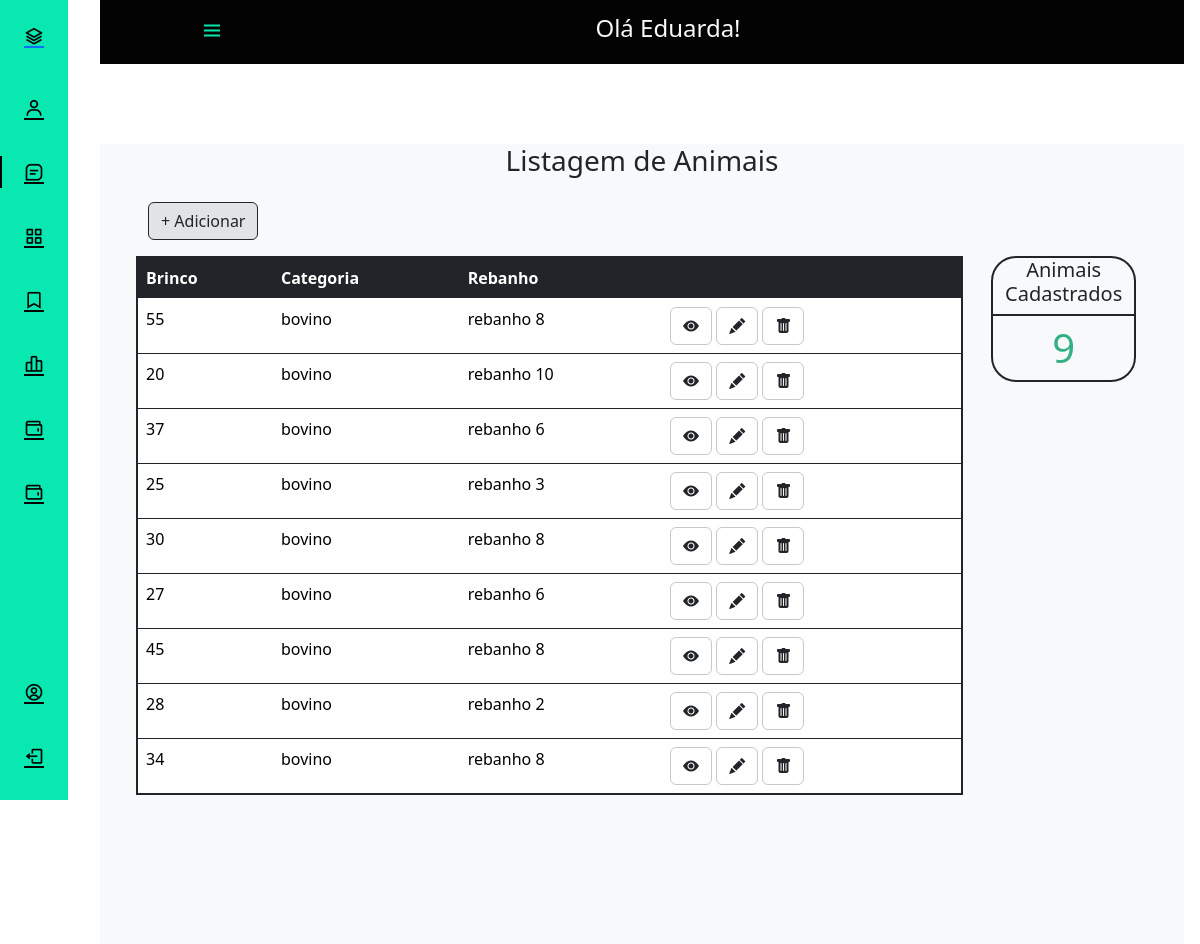
The app's page /dashboard/sidebar_animal.php (signed in) with its own data.
### tables this page shows
CREATE TABLE `usuario` (
  `idProdutor` int(11) NOT NULL,
  `Nome` varchar(80) NOT NULL,
  `Cpf` varchar(15) NOT NULL,
  `Telefone` varchar(15) DEFAULT NULL,
  `Endereco` text DEFAULT NULL,
  `Email` varchar(45) NOT NULL,
  `Senha` varchar(80) NOT NULL,
  `Rg` varchar(12) DEFAULT NULL,
  `Localidade` varchar(45) DEFAULT NULL,
  `Prop_rural` varchar(60) DEFAULT NULL,
  `Municipio` varchar(45) DEFAULT NULL,
  `Cep` char(10) DEFAULT NULL,
  `Nivel` int(11) NOT NULL
);

CREATE TABLE `animal` (
  `idAnimal` int(11) NOT NULL,
  `Brinco` varchar(10) NOT NULL,
  `Especie` varchar(45) NOT NULL,
  `Sexo` enum('M','F') NOT NULL,
  `Data_de_nascimento` date DEFAULT NULL,
  `Pelagem` varchar(45) DEFAULT NULL,
  `idRebanho` int(11) NOT NULL,
  `idProdutor` int(11) NOT NULL,
  `idCategoria` int(11) NOT NULL
);

CREATE TABLE `categoria` (
  `idCategoria` int(11) NOT NULL,
  `Nome` varchar(45) NOT NULL,
  `idProdutor` int(11) NOT NULL
);

CREATE TABLE `rebanho` (
  `idRebanho` int(11) NOT NULL,
  `Nome` varchar(45) NOT NULL,
  `idProdutor` int(11) NOT NULL
);

### dashboard/sidebar_animal.php (the view, shortened to what this page needs)
<?php
require_once "../script/connection.php";
$id = $_SESSION["idProdutor"];
$sql_usuario = "SELECT * FROM usuario WHERE idProdutor = '$id'";
$result_usuario = $conn->query($sql_usuario);
if ($result_usuario->num_rows > 0) {
    while ($row_usuario = $result_usuario->fetch_assoc()) {
        $name_user = $row_usuario["Nome"];
        $nivel = $row_usuario["Nivel"];
    }
} else {
    header("Location: ../login/index.php");
}
$sql_conta = "SELECT COUNT(*) as num_animal FROM animal WHERE idProdutor = '$id'";
$result_conta = $conn->query($sql_conta);
$row_conta = $result_conta->fetch_assoc();
?>
<!DOCTYPE html>
<html lang="en">
<head>
    <link rel="stylesheet" href="sidebar.css">
    <link rel="stylesheet" href="https://cdn.jsdelivr.net/npm/bootstrap@5.0.0-beta1/dist/css/bootstrap.min.css">
    <link rel="stylesheet" href="https://cdn.jsdelivr.net/npm/boxicons@latest/css/boxicons.min.css">
    <link href="https://cdn.jsdelivr.net/npm/bootstrap@5.3.1/dist/css/bootstrap.min.css" rel="stylesheet"
>
    <link rel="stylesheet" href="https://cdn.jsdelivr.net/npm/bootstrap-icons@1.10.5/font/bootstrap-icons.css">
    <link rel="stylesheet" href="https://cdn.jsdelivr.net/npm/bootstrap-icons@1.10.5/font/bootstrap-icons.css">
</head>
<body>
    <body id="body-pd">
        <header class="header" id="header">
            <div class="header_toggle"> <i class='bx bx-menu' id="header-toggle"></i> </div>
            <div>
                <h4 class="text-light">Olá
                    <?php echo $name_user; ?>
                </h4>
            </div>
            <div class="header_img"><img src="https://www.promoview.com.br/uploads/images/unnamed%2819%29.png" alt="">
            </div>
        </header>
        <div class="l-navbar" id="nav-bar">
            <nav class="nav">
                <div> <a href="sidebar.php" class="nav_logo"> <i class='bx bx-layer nav_logo-icon'></i>  </a>
                    <div class="nav_list">
                        <?php if ($nivel >= 2) { ?>
                            <a href="sidebar_usuario.php" class="nav_link">
                                <i class='bx bx-user nav_icon'></i> <span class="nav_name">Usuários</span>
                            </a>
                        <?php } ?>
                        <a href="#" class="nav_link active">
                            <i class='bx bx-message-square-detail nav_icon'></i>
                        </a>
                        <a href="sidebar_categoria.php" class="nav_link ">
                            <i class='bx bx-grid-alt nav_icon'></i>
                        </a>
                        <a href="sidebar_rebanho.php" class="nav_link ">
                            <i class='bx bx-bookmark nav_icon'></i>
                        </a>
                        <a href="sidebar_inventario.php" class="nav_link">
                            <i class='bx bx-bar-chart-alt-2 nav_icon'></i>
                        </a>
                        <a href="sidebar_estoque.php" class="nav_link">
                            <i class='bx bx-wallet nav_icon'></i>
                        </a>
                        <a href="sidebar_relatorio.php" class="nav_link">
                            <i class='bx bx-wallet nav_icon'></i>
                        </a>
                    </div>
                </div>
                <div>
                    <a href="form_edit_user.php?id=<?php echo $id; ?>" class="nav_link"> <i
                            class='bx bx-user-circle nav_icon'></i> <span class="nav_name">Editar Perfil</span> </a>
                    <a href="../script/logout.php" class="nav_link"> <i class='bx bx-log-out nav_icon'></i>  </a>
                </div>
            </nav>
        </div>
        <div class="height-100 bg-light" style="margin-top: 80px;">
            <h3 class="text-center">Listagem de Animais</h3>
            <div class="ms-5 me-5">
                <button onclick="toggleForm()" class="btn bg-secondary-subtle border border-dark mt-3 mb-3">
                    + Adicionar
                </button>
                <div class="row">
                    <table class="table col border border-2 border-dark">
                        <thead class="table-dark">
                            <tr>
                                <th scope="col">Brinco</th>
                                <th scope="col">Categoria</th>
                                <th scope="col">Rebanho</th>
                                <th scope="col"></th>
                            </tr>
                        </thead>
                        <tbody>
                            <?php
                            $sql = "SELECT * FROM animal  WHERE idProdutor = '$id'";
                            $result = $conn->query($sql);
                            if ($result->num_rows > 0) {
                                while ($row = $result->fetch_assoc()) {
                                    $id_categoria = $row["idCategoria"];
                                    $id_rebanho = $row["idRebanho"];
                                    $sql_rebanho = "SELECT * FROM rebanho WHERE idRebanho = '$id_rebanho'";
                                    $result_rebanho = $conn->query($sql_rebanho);
                                    if ($result_rebanho->num_rows > 0) {
                                        while ($row_rebanho = $result_rebanho->fetch_assoc()) {
                                            $nome_rebanho = $row_rebanho["Nome"];
                                        }
                                    } else {
                                        header("Location: ../dashboard/sidebar.php");
                                    }
                                    $sql_categoria = "SELECT * FROM categoria WHERE idCategoria = '$id_categoria'";
                                    $result_categoria = $conn->query($sql_categoria);
                                    if ($result_categoria->num_rows > 0) {
                                        while ($row_categoria = $result_categoria->fetch_assoc()) {
                                            $nome_categoria = $row_categoria["Nome"];
                                        }
                                    } else {
                                        header("Location: ../dashboard/sidebar.php");
                                    }
                                    ?>
                                    <tr>
                                        <td>
                                            <?php echo $row["Brinco"]; ?>
                                        </td>
                                        <td>
                                            <?php echo $nome_categoria; ?>
                                        </td>
                                        <td>
                                            <?php echo $nome_rebanho; ?>
                                        </td>
                                        <td>
                                            <button data-bs-toggle="modal"
                                                data-bs-target="#modal<?php echo $row["idAnimal"]; ?>"
                                                class='btn border border-dark border-opacity-25 '><i
                                                    class="bi bi-eye-fill"></i></button>
                                            <a href='form_edit_animal.php?id=<?php echo $row["idAnimal"]; ?>'
                                                class='btn border border-dark border-opacity-25 '><i
                                                    class="bi bi-pencil-fill"></i></a>
                                            <button onclick='AlertDeletAnimal(<?php echo $row["idAnimal"]; ?>)'
                                                class='btn border border-dark border-opacity-25'><i
                                                    class="bi bi-trash-fill"></i></button>
                                        </td>
                                    </tr>
                        </div>
                        <?php
                                }
                            }
                            ?>
                <div class="col-2 ms-3">
                    <div class=" border border-dark border-2" style="border-radius: 25px;">
                        <h5 class="text-center border-bottom border-dark border-2 pb-2">Animais Cadastrados</h5>
                        <h1 class="text-center" style="color: #35b085;">
                            <?php echo $row_conta["num_animal"]; ?>
                        </h1>
                    </div>
                </div>
    </body>
</html>

### dashboard/sidebar.css (style rules this page uses)
:root { --header-height: 3rem; --nav-width: 68px; --first-color: #09e8b0; --first-color-light: #000000; --white-color: rgb(3, 3, 3); --body-font: 'Nunito', sans-serif; --normal-font-size: 1rem; --z-fixed: 100 }
*,::before,::after { box-sizing: border-box }
body { position: relative; margin: var(--header-height) 0 0 0; padding: 0 1rem; font-family: var(--body-font); font-size: var(--normal-font-size); transition: .5s; }
a { text-decoration: none }
.header { width: 100%; height: var(--header-height); position: relative; top: 0; left: 0; display: flex; align-items: center; justify-content: space-between; padding: 0 1rem; background-color: var(--white-color); z-index: var(--z-fixed); transition: .5s }
.header_toggle { color: var(--first-color); font-size: 1.5rem; cursor: pointer }
.header_img { width: 35px; height: 35px; display: flex; justify-content: center; border-radius: 50%; overflow: hidden }
.header_img img { width: 40px }
.l-navbar { position: fixed; top: 0; left: -30%; width: var(--nav-width); height: 100vh; background-color: var(--first-color); padding: .5rem 1rem 0 0; transition: .5s; z-index: var(--z-fixed) }
.nav { height: 100%; display: flex; flex-direction: column; justify-content: space-between; overflow: hidden }
.nav_logo, .nav_link { display: grid; grid-template-columns: max-content max-content; align-items: center; column-gap: 1rem; padding: .5rem 0 .5rem 1.5rem }
.nav_logo { margin-bottom: 2rem }
.nav_logo-icon { font-size: 1.25rem; color: var(--white-color) }
.nav_link { position: relative; color: var(--first-color-light); margin-bottom: 1.5rem; transition: .3s }
.nav_icon { font-size: 1.25rem }
.active { color: var(--white-color) }
.active::before { content: ''; position: absolute; left: 0; width: 2px; height: 32px; background-color: var(--white-color) }
.height-100 { height:100vh }
@media screen and (min-width: 768px) { body { margin: calc(var(--header-height) + 1rem) 0 0 0; padding-left: calc(var(--nav-width) + 2rem) } }
@media screen and (min-width: 768px) { .header { height: calc(var(--header-height) + 1rem); padding: 0 2rem 0 calc(var(--nav-width) + 2rem) } }
@media screen and (min-width: 768px) { .header_img { width: 40px; height: 40px } }
@media screen and (min-width: 768px) { .header_img img { width: 45px } }
@media screen and (min-width: 768px) { .l-navbar { left: 0; padding: 1rem 1rem 0 0 } }

### records on screen
usuario: Nome "Eduarda!"
animal: Brinco "55", idCategoria.Nome "bovino", idRebanho.Nome "rebanho 8"
animal: Brinco "20", idCategoria.Nome "bovino", idRebanho.Nome "rebanho 10"
animal: Brinco "37", idCategoria.Nome "bovino", idRebanho.Nome "rebanho 6"
animal: Brinco "25", idCategoria.Nome "bovino", idRebanho.Nome "rebanho 3"
animal: Brinco "30", idCategoria.Nome "bovino", idRebanho.Nome "rebanho 8"
animal: Brinco "27", idCategoria.Nome "bovino", idRebanho.Nome "rebanho 6"
animal: Brinco "45", idCategoria.Nome "bovino", idRebanho.Nome "rebanho 8"
animal: Brinco "28", idCategoria.Nome "bovino", idRebanho.Nome "rebanho 2"
animal: Brinco "34", idCategoria.Nome "bovino", idRebanho.Nome "rebanho 8"

### other values on screen
$row_conta["num_animal"] "9"
